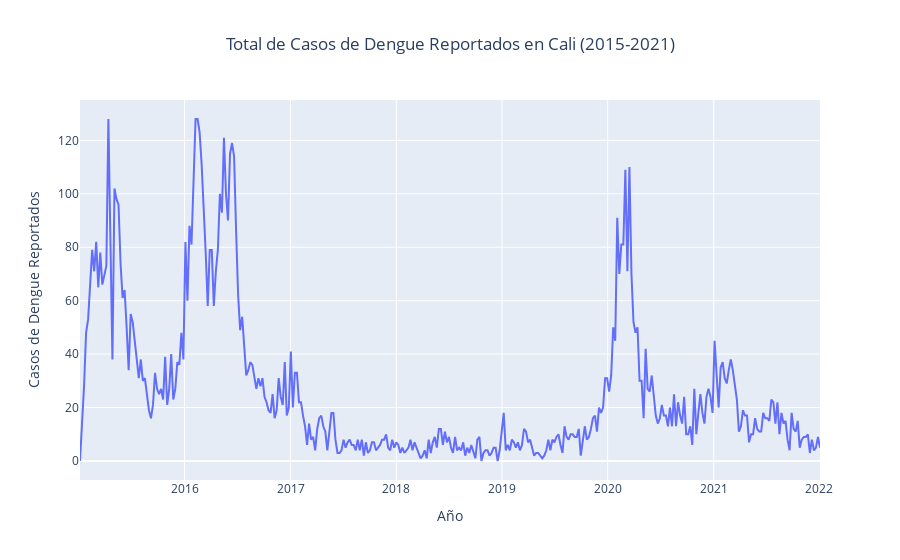

Here is the notebook cell this chart was saved with:
### Markdown cell above
### Tendencia Global de Casos de Dengue

### Code cell
# Agrupar los casos de dengue por fecha para toda la ciudad sumando los casos de todos los barrios
# Usamos el índice directamente ya que es de tipo datetime
casos_globales = train_df.groupby(train_df.index)['dengue'].sum()

# Crear el gráfico de líneas interactivo
fig = px.line(
    casos_globales,
    x=casos_globales.index,
    y='dengue',
    title='Total de Casos de Dengue Reportados en Cali (2015-2021)',
    labels={'dengue': 'Número Total de Casos', 'index': 'Fecha'}
)

# Centrar el título y mejorar las etiquetas
fig.update_layout(
    xaxis_title='Año',
    yaxis_title='Casos de Dengue Reportados',
    title_x=0.5 # Centra el título
)

# Mostrar la figura
fig.show()

### Figure 1 — Plotly figure (JSON) as saved in the notebook; plotly's stock layout.template omitted (floating-point values rounded to 4 significant figures; data arrays with more than 128 entries replaced by an {"elided": "..."} marker saying what was removed)
{"data": [{"hovertemplate": "fecha=%{x}<br>Número Total de Casos=%{y}<extra></extra>", "legendgroup": "", "line": {"color": "#636efa", "dash": "solid"}, "marker": {"symbol": "circle"}, "mode": "lines", "name": "", "orientation": "v", "showlegend": false, "type": "scatter", "x": {"elided": "365 str values"}, "xaxis": "x", "y": {"elided": "365 float values"}, "yaxis": "y"}], "layout": {"legend": {"tracegroupgap": 0}, "title": {"text": "Total de Casos de Dengue Reportados en Cali (2015-2021)", "x": 0.5}, "xaxis": {"anchor": "y", "domain": [0, 1], "title": {"text": "Año"}}, "yaxis": {"anchor": "x", "domain": [0, 1], "title": {"text": "Casos de Dengue Reportados"}}}}
